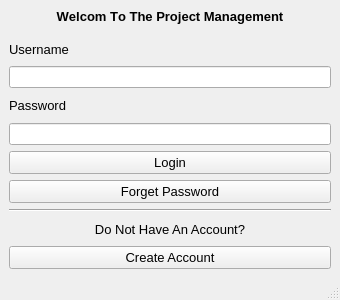
<?xml version="1.0" encoding="UTF-8"?>
<ui version="4.0">
 <class>LoginPage</class>
 <widget class="QMainWindow" name="LoginPage">
  <property name="geometry">
   <rect>
    <x>0</x>
    <y>0</y>
    <width>340</width>
    <height>300</height>
   </rect>
  </property>
  <property name="windowTitle">
   <string>MainWindow</string>
  </property>
  <widget class="QWidget" name="centralwidget">
   <layout class="QVBoxLayout" name="verticalLayout">
    <item>
     <widget class="QLabel" name="title">
      <property name="enabled">
       <bool>true</bool>
      </property>
      <property name="font">
       <font>
        <pointsize>10</pointsize>
        <weight>75</weight>
        <italic>false</italic>
        <bold>true</bold>
        <underline>false</underline>
        <strikeout>false</strikeout>
        <kerning>false</kerning>
       </font>
      </property>
      <property name="text">
       <string>Welcom To The Project Management</string>
      </property>
      <property name="alignment">
       <set>Qt::AlignHCenter|Qt::AlignTop</set>
      </property>
      <property name="wordWrap">
       <bool>false</bool>
      </property>
      <property name="margin">
       <number>10</number>
      </property>
     </widget>
    </item>
    <item>
     <widget class="QLabel" name="user">
      <property name="font">
       <font>
        <pointsize>10</pointsize>
       </font>
      </property>
      <property name="text">
       <string>Username</string>
      </property>
      <property name="alignment">
       <set>Qt::AlignLeading|Qt::AlignLeft|Qt::AlignVCenter</set>
      </property>
     </widget>
    </item>
    <item>
     <widget class="QLineEdit" name="set_username"/>
    </item>
    <item>
     <widget class="QLabel" name="pass">
      <property name="font">
       <font>
        <pointsize>10</pointsize>
       </font>
      </property>
      <property name="text">
       <string>Password</string>
      </property>
      <property name="alignment">
       <set>Qt::AlignLeading|Qt::AlignLeft|Qt::AlignVCenter</set>
      </property>
     </widget>
    </item>
    <item>
     <widget class="QLineEdit" name="set_pasword"/>
    </item>
    <item>
     <widget class="QPushButton" name="login_button">
      <property name="font">
       <font>
        <pointsize>10</pointsize>
       </font>
      </property>
      <property name="text">
       <string>Login</string>
      </property>
     </widget>
    </item>
    <item>
     <widget class="QPushButton" name="forget_password_Button">
      <property name="font">
       <font>
        <pointsize>10</pointsize>
       </font>
      </property>
      <property name="text">
       <string>Forget Password</string>
      </property>
     </widget>
    </item>
    <item>
     <widget class="Line" name="line">
      <property name="orientation">
       <enum>Qt::Horizontal</enum>
      </property>
     </widget>
    </item>
    <item>
     <widget class="QLabel" name="label_4">
      <property name="font">
       <font>
        <pointsize>10</pointsize>
       </font>
      </property>
      <property name="text">
       <string>Do Not Have An Account?</string>
      </property>
      <property name="alignment">
       <set>Qt::AlignCenter</set>
      </property>
     </widget>
    </item>
    <item>
     <widget class="QPushButton" name="create_account_button">
      <property name="font">
       <font>
        <pointsize>10</pointsize>
       </font>
      </property>
      <property name="text">
       <string>Create Account</string>
      </property>
     </widget>
    </item>
   </layout>
  </widget>
  <widget class="QMenuBar" name="menubar">
   <property name="geometry">
    <rect>
     <x>0</x>
     <y>0</y>
     <width>340</width>
     <height>17</height>
    </rect>
   </property>
  </widget>
  <widget class="QStatusBar" name="statusbar"/>
 </widget>
 <resources/>
 <connections/>
</ui>
